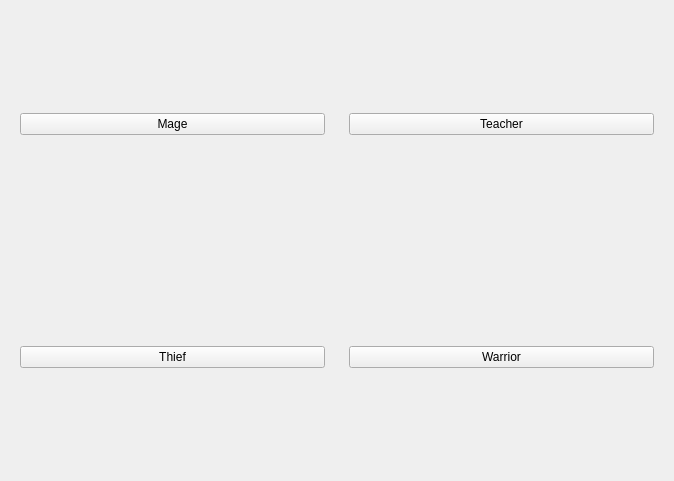
<?xml version="1.0" encoding="UTF-8"?>
<ui version="4.0">
 <class>CareerSelect</class>
 <widget class="QWidget" name="CareerSelect">
  <property name="geometry">
   <rect>
    <x>0</x>
    <y>0</y>
    <width>674</width>
    <height>481</height>
   </rect>
  </property>
  <property name="windowTitle">
   <string>Form</string>
  </property>
  <layout class="QVBoxLayout" name="verticalLayout">
   <item>
    <layout class="QHBoxLayout" name="horizontalLayout">
     <item>
      <widget class="QWidget" name="widget" native="true">
       <layout class="QHBoxLayout" name="horizontalLayout_4">
        <item>
         <widget class="QPushButton" name="mageButton">
          <property name="text">
           <string>Mage</string>
          </property>
         </widget>
        </item>
       </layout>
      </widget>
     </item>
     <item>
      <widget class="QWidget" name="widget_2" native="true">
       <layout class="QHBoxLayout" name="horizontalLayout_5">
        <item>
         <widget class="QPushButton" name="teacherButton">
          <property name="text">
           <string>Teacher</string>
          </property>
         </widget>
        </item>
       </layout>
      </widget>
     </item>
    </layout>
   </item>
   <item>
    <layout class="QHBoxLayout" name="horizontalLayout_2">
     <item>
      <widget class="QWidget" name="widget_4" native="true">
       <layout class="QHBoxLayout" name="horizontalLayout_3">
        <item>
         <widget class="QPushButton" name="thiefButton">
          <property name="text">
           <string>Thief</string>
          </property>
         </widget>
        </item>
       </layout>
      </widget>
     </item>
     <item>
      <widget class="QWidget" name="widget_3" native="true">
       <layout class="QHBoxLayout" name="horizontalLayout_6">
        <item>
         <widget class="QPushButton" name="warriorButton">
          <property name="text">
           <string>Warrior</string>
          </property>
         </widget>
        </item>
       </layout>
      </widget>
     </item>
    </layout>
   </item>
  </layout>
 </widget>
 <resources/>
 <connections/>
</ui>
